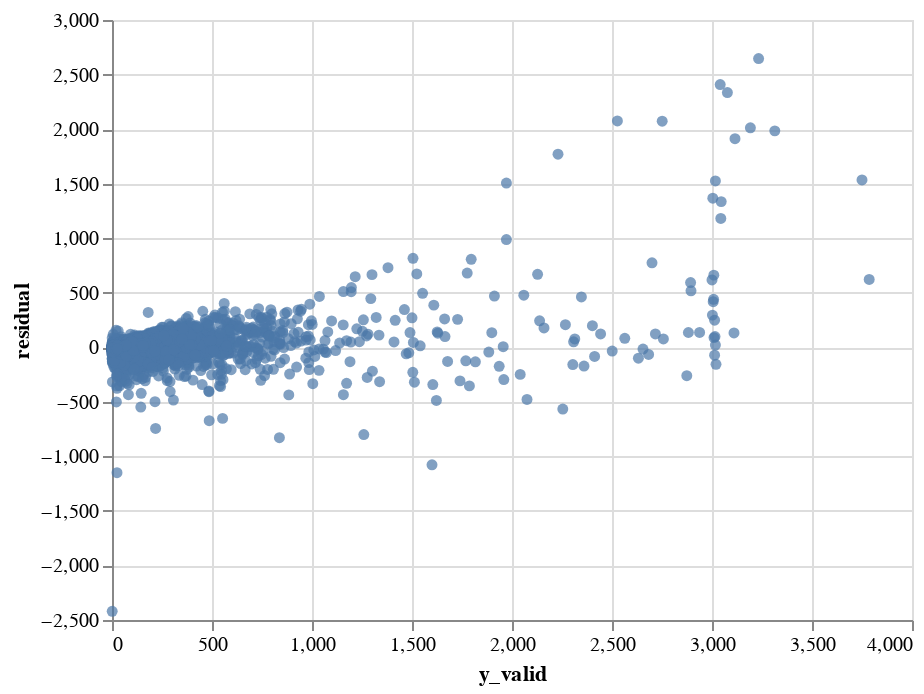

Write notebook code for a chart like this one.
### Code cell
# plot residual for validation set
residual_v = y_valid - gbr_rs_03.predict(X_valid)

residual_v_dict = {'y_valid': y_valid.to_list(), 'residual': residual_v.to_list()}
residual_v_df = pd.DataFrame(residual_v_dict)

alt.Chart(residual_v_df).mark_circle().encode(
    alt.X('y_valid:Q'), 
    alt.Y('residual:Q')
)

### Figure 1 — Vega-Lite specification as saved in the notebook (floating-point values rounded to 4 significant figures; data arrays with more than 128 entries replaced by an {"elided": "..."} marker saying what was removed)
{"config": {"view": {"continuousWidth": 400, "continuousHeight": 300}}, "data": {"name": "data-acc803e21cc207dd07c187d97f4b1431"}, "mark": "circle", "encoding": {"x": {"type": "quantitative", "field": "y_valid"}, "y": {"type": "quantitative", "field": "residual"}}, "$schema": "https://vega.github.io/schema/vega-lite/v4.8.1.json", "datasets": {"data-acc803e21cc207dd07c187d97f4b1431": {"elided": "9898 records"}}}
